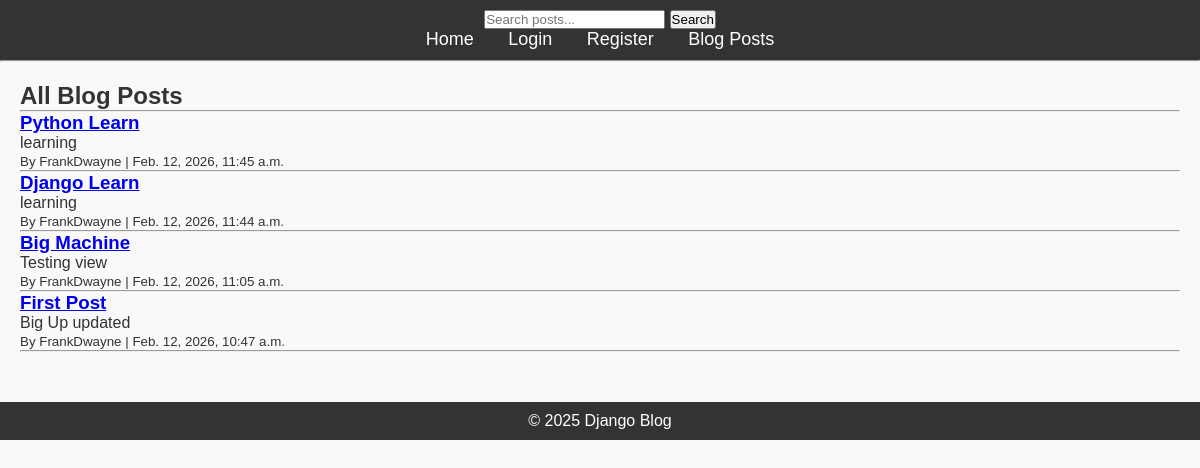
The app's page /posts/, older data.
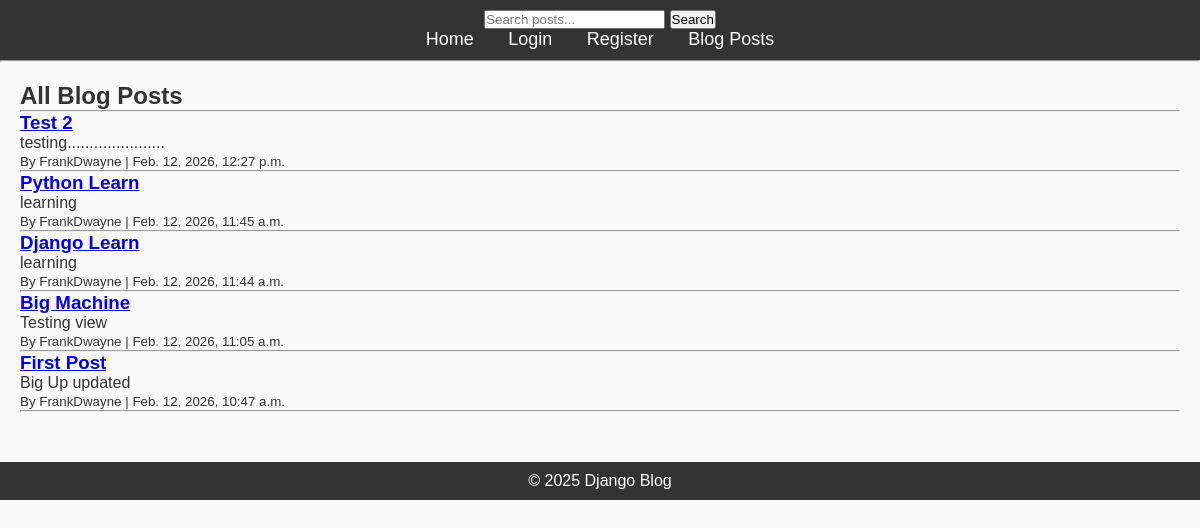
The same page, newer data.
### blog/models.py (models this page shows, shortened)
class Post(models.Model):
    title = models.CharField(max_length=200)
    content = models.TextField()
    published_date = models.DateTimeField(auto_now_add=True)
    author = models.ForeignKey(User, on_delete=models.CASCADE ,related_name="posts")
    tags = TaggableManager(blank=True)

### blog/views.py (the view)
# urls.py: path("posts/", PostListView.as_view(), name="posts"),
class PostListView(ListView):
    model = Post
    template_name = "blog/posts.html"
    context_object_name = "posts"
    ordering = ["-published_date"]

### blog/templates/blog/posts.html (shortened to what this page needs)
{% extends "blog/base.html" %}
{% block content %}
<h2>All Blog Posts</h2>
<hr>
{% if posts %}
    {% for post in posts %}
        <h3>
            <a href="{% url 'post_detail' post.pk %}">
                {{ post.title }}
            </a>
        </h3>
        <p>{{ post.content|truncatechars:150 }}</p>
        <small>By {{ post.author.username }} | {{ post.published_date }}</small>
        <hr>
    {% endfor %}
{% else %}
    <p>No posts available.</p>
{% endif %}
{% endblock %}

Row changes from the older to the newer data that the page shows:
added Post: title "Test 2", content "testing......................", author.username "FrankDwayne", published_date "Feb. 12, 2026, 12:27 p.m."
